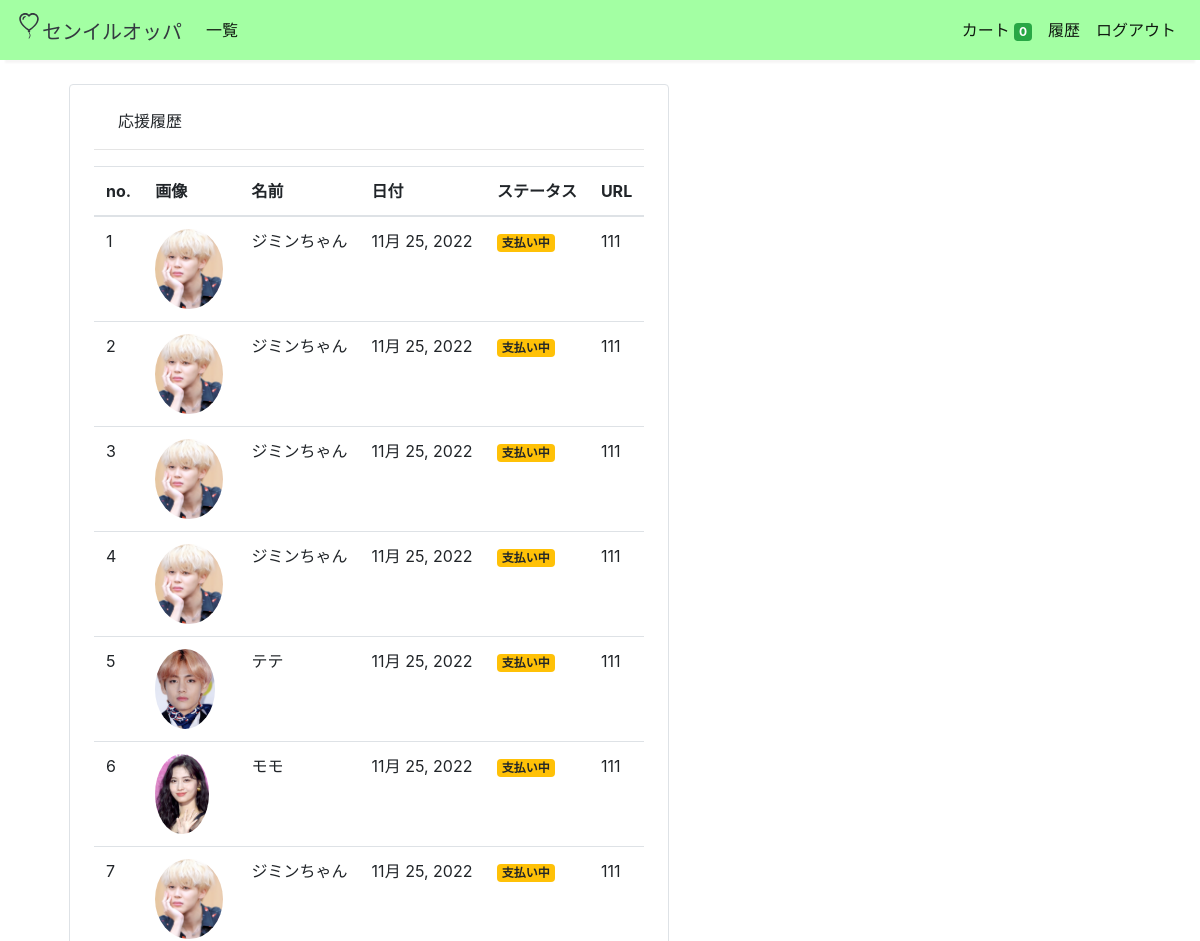
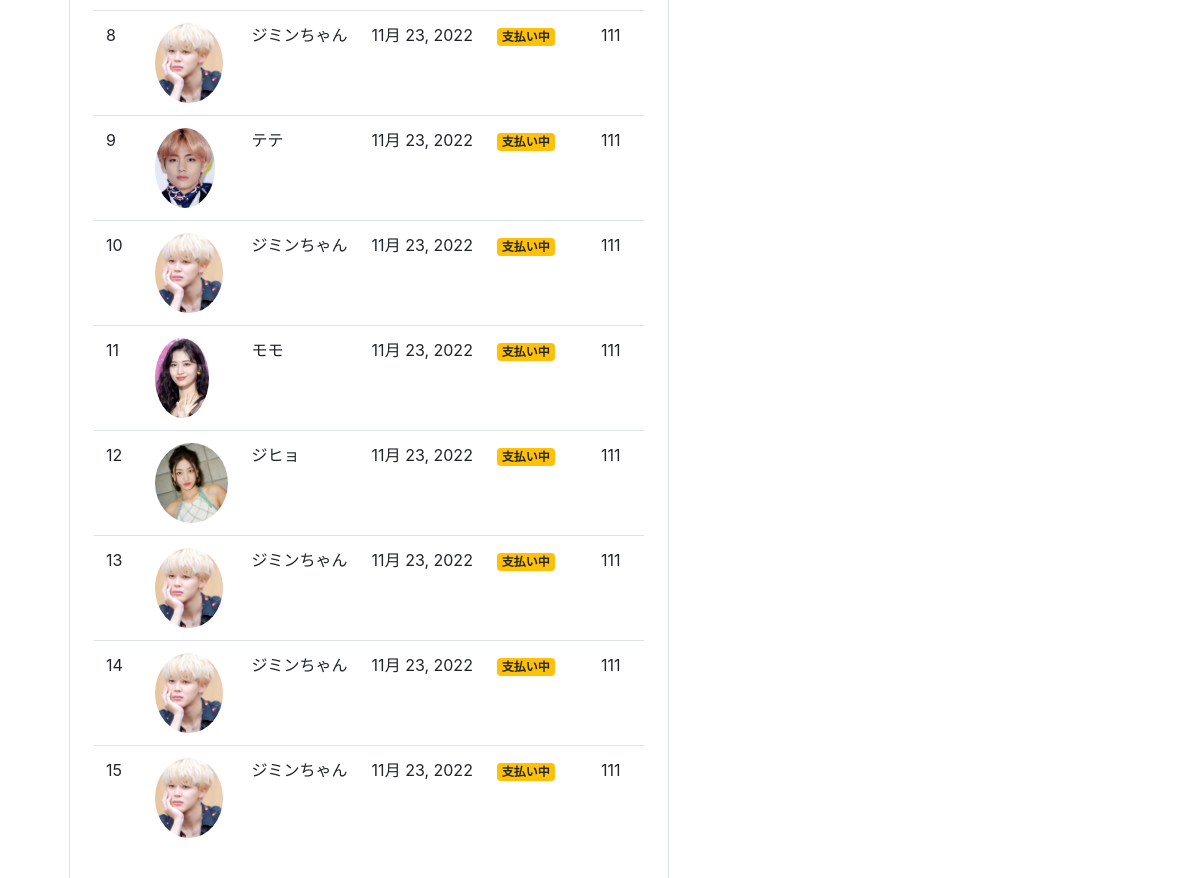
Before: /orders (signed in) with the older database file (2 pictures, top to bottom).
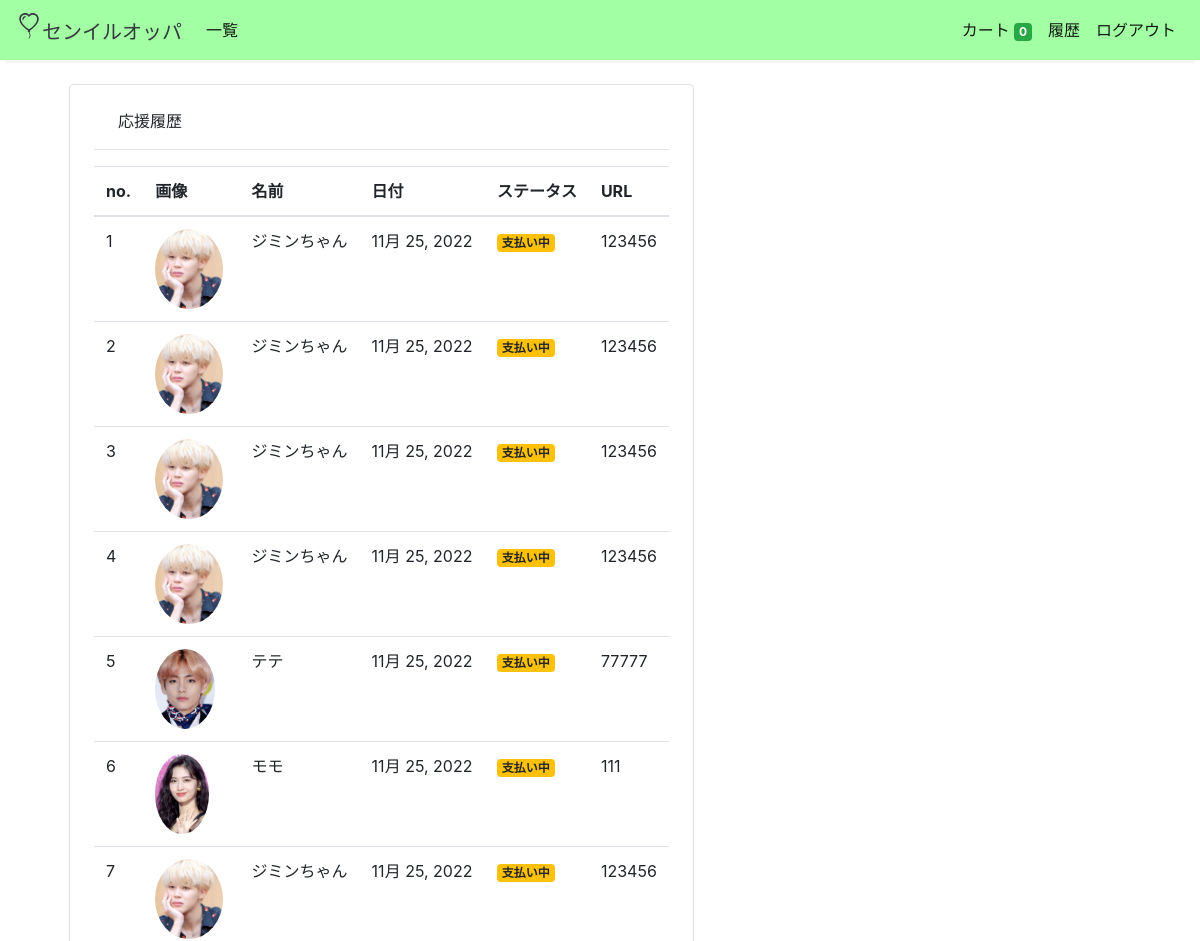
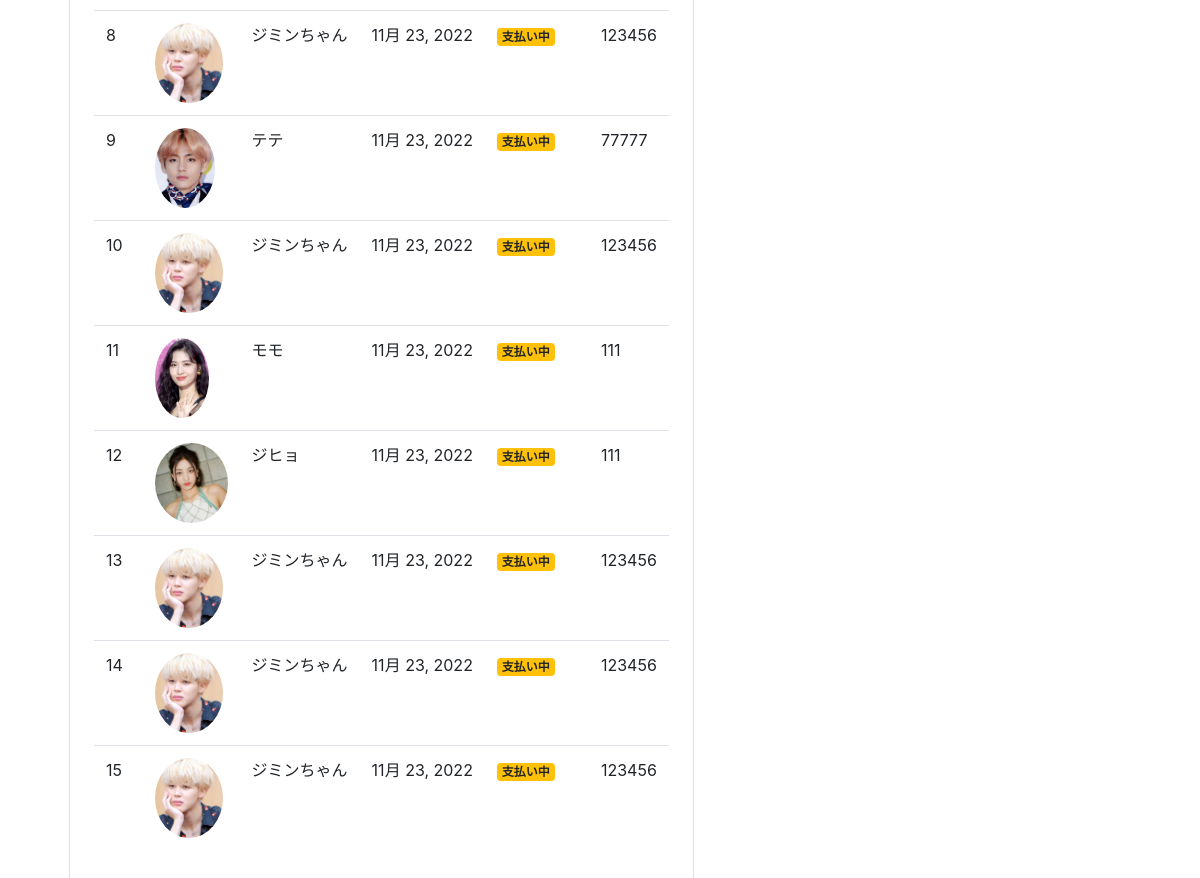
After: the same page with the newer database file (2 pictures, top to bottom).
### store/models/orders.py (models this page shows, shortened)
class Order(models.Model):
    product = models.ForeignKey(Products,
                                on_delete=models.CASCADE)
    customer = models.ForeignKey(Customer,
                                 on_delete=models.CASCADE)
    date = models.DateField (default=datetime.datetime.today)
    status = models.BooleanField (default=False)
    @staticmethod
    def get_orders_by_customer(customer_id):
        return Order.objects.filter(customer=customer_id).order_by('-date')

### store/models/product.py (models this page shows, shortened)
class Products(models.Model):
    name = models.CharField(max_length=60)
    price= models.CharField(max_length=60)
    category= models.ForeignKey(Category,on_delete=models.CASCADE,default=1 )
    description= models.CharField(max_length=250, default='', blank=True, null= True)
    image= models.ImageField(upload_to='uploads/products/')
    URL = models.CharField(max_length=60)

### store/middlewares/auth.py (the view)
    def middleware(request):
        print(request.session.get('customer'))
        returnUrl = request.META['PATH_INFO']
        print(request.META['PATH_INFO'])
        if not request.session.get('customer'):
           return redirect(f'login?return_url={returnUrl}')
        response = get_response(request)
        return response

### store/views/orders.py (called while the page is built)
    def get(self , request ):
        customer = request.session.get('customer')
        orders = Order.get_orders_by_customer(customer)
        print(orders)
        return render(request , 'orders.html'  , {'orders' : orders})

### store/templates/orders.html
{% extends 'base.html' %}
{% block content %}
{% load cart %}
{% load custom_filter %}
<div class="container">
   <div class="border rounded p-4 m-4">
        <p class="display-10 pl- ml-4">応援履歴</p>
        <hr>
        <table class="table">
            <thead>
                <tr>
                    <th>no.</th>
                    <th>画像</th>
                    <th>名前</th>
                    <th>日付</th>
                    <th>ステータス</th>
                    <th>URL</th>
                </tr>
            </thead>
            <tbody>
                {% for order in orders %}
                <tr>
                    <td>{{forloop.counter}}</td>
                    <td><img style="height: 80px;" class="rounded-circle" src="{{order.product.image.url}}" alt=""></td>
                    <td>{{order.product.name}}</td>
                    <td>{{order.date}}</td>
                    {% if order.status %}
                    <td><small class="badge badge-success">完了</small></td>
                    {%else%}
                    <td><small class="badge badge-warning">支払い中</small></td>
                    <td>{{order.product.URL}}</td>
                    {% endif %}
                </tr>
                {% endfor %}
            </tbody>
        </table>
   </div>
</div>
{% endblock %}

Changed rows visible on the page:
changed through a linked row, Order (number 1 of 15 on the later page): product.URL "111" → "123456"
changed through a linked row, Order (number 2 of 15 on the later page): product.URL "111" → "123456"
changed through a linked row, Order (number 3 of 15 on the later page): product.URL "111" → "123456"
changed through a linked row, Order (number 4 of 15 on the later page): product.URL "111" → "123456"
changed through a linked row, Order (number 5 of 15 on the later page): product.URL "111" → "77777"
changed through a linked row, Order (number 7 of 15 on the later page): product.URL "111" → "123456"
changed through a linked row, Order (number 8 of 15 on the later page): product.URL "111" → "123456"
changed through a linked row, Order (number 9 of 15 on the later page): product.URL "111" → "77777"
changed through a linked row, Order (number 10 of 15 on the later page): product.URL "111" → "123456"
changed through a linked row, Order (number 13 of 15 on the later page): product.URL "111" → "123456"
changed through a linked row, Order (number 14 of 15 on the later page): product.URL "111" → "123456"
changed through a linked row, Order (number 15 of 15 on the later page): product.URL "111" → "123456"
